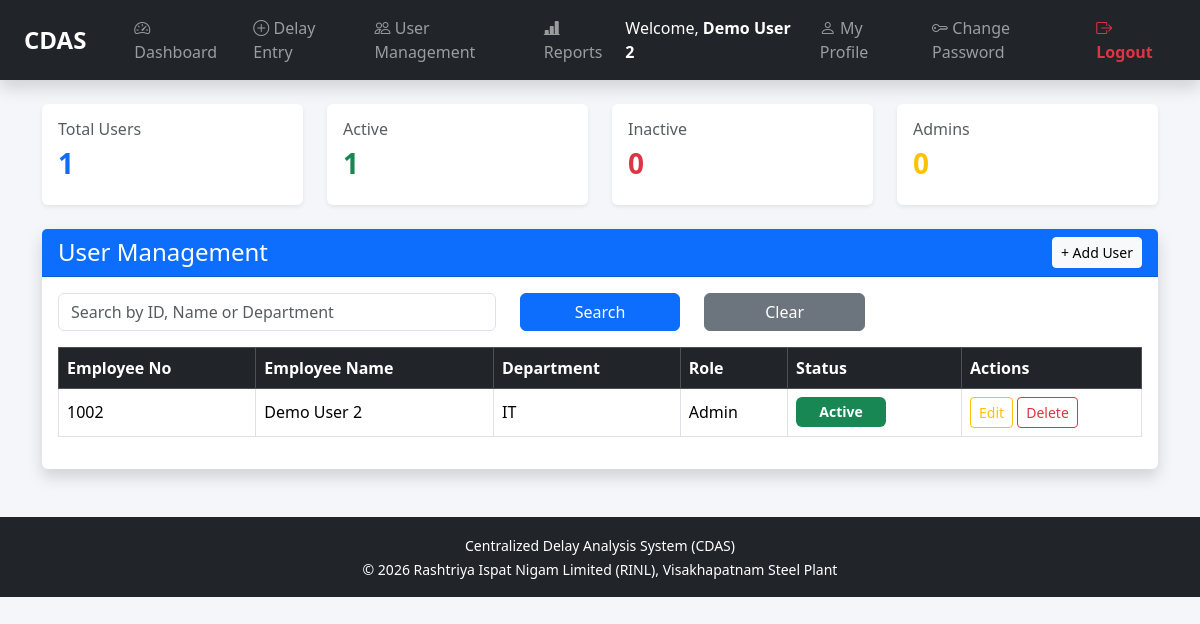
The page /users/ (signed in) on the database as committed earlier.
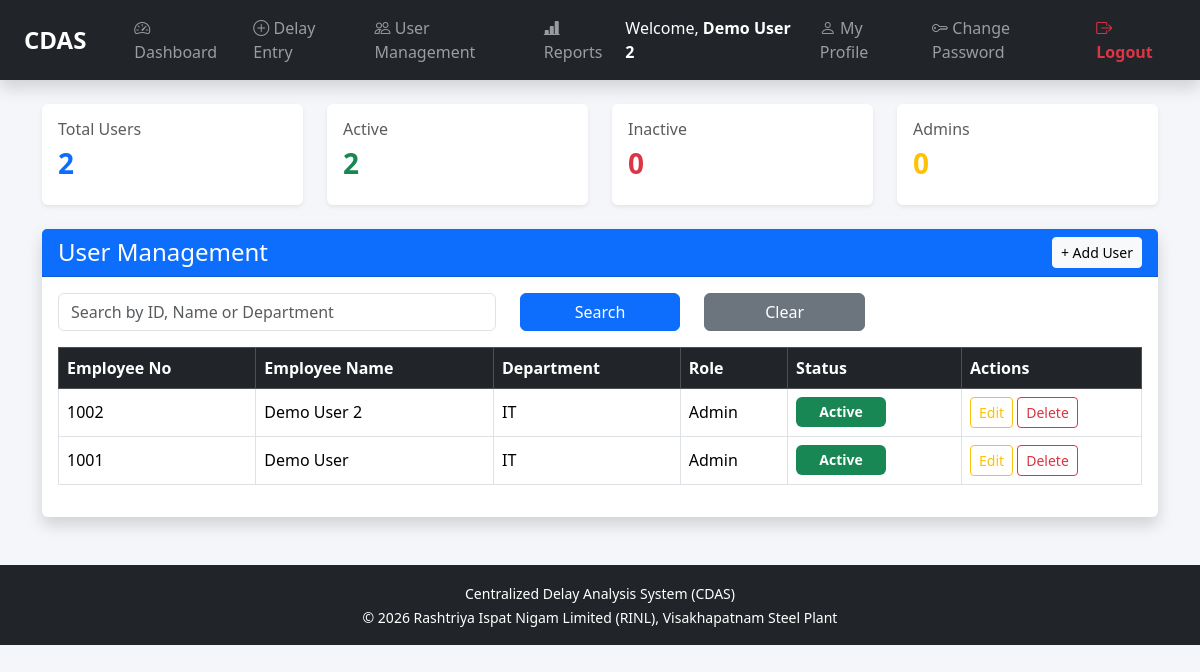
The same page on the database as committed later.
### accounts/models.py (models this page shows, shortened)
class User(models.Model):
    ROLE_CHOICES = [
        ("sys_admin", "System Admin"),
        ("dept_admin", "Department Admin"),
        ("dept_user", "Department User"),
        ("ppm_admin", "PPM Admin"),
        ("ppm_user", "PPM User"),
    ]
    STATUS_CHOICES = [
        ("Active", "Active"),
        ("Inactive", "Inactive"),
    ]
    emp_no = models.CharField(max_length=20, unique=True)
    emp_name = models.CharField(max_length=100)
    department = models.CharField(max_length=100, blank=True)
    password = models.CharField(max_length=100)
    role = models.CharField(
        max_length=20,
        choices=ROLE_CHOICES,
        default="dept_user"
    )
    status = models.CharField(
        max_length=10,
        choices=STATUS_CHOICES,
        default="Active"
    )

### accounts/views.py (the view)
def user_list(request):
    if "emp_no" not in request.session:
        return redirect("login")
    users = User.objects.all()
    search = request.GET.get("search")
    if search:
        users = users.filter(
            emp_no__icontains=search
        ) | users.filter(
            emp_name__icontains=search
        )
    total_users = User.objects.count()
    active_users = User.objects.filter(
        status="Active"
    ).count()
    inactive_users = User.objects.filter(
        status="Inactive"
    ).count()
    paginator = Paginator(
        users,
        10
    )
    page_number = request.GET.get("page")
    page_obj = paginator.get_page(
        page_number
    )
    total_users = User.objects.count()
    active_users = User.objects.filter(
    status="Active"
).count()
    inactive_users = User.objects.filter(
    status="Inactive"
).count()
    admin_count = User.objects.filter(
    role__in=[
        "sys_admin",
        "dept_admin",
        "ppm_admin"
    ]
).count()
    for u in users:
        print("Employee:", u.emp_no, "Status:", u.status)
    return render(
        request,
        "accounts/user_list.html",
        {
            "page_obj": page_obj,
            "search": search,
            "total_users": total_users,
            "active_users": active_users,
            "inactive_users": inactive_users,
            "total_users": total_users,
"active_users": active_users,
"inactive_users": inactive_users,
"admin_count": admin_count,
        }
    )

### accounts/templates/accounts/user_list.html (shortened to what the changed rows need)
{% extends "base.html" %}
{% block content %}
<div class="container mt-4">
<div class="row mb-4">
    <div class="col-md-3">
        <div class="card shadow-sm border-0">
            <div class="card-body">
                <h6 class="text-muted">
                    Total Users
                </h6>
                <h3 class="fw-bold text-primary">
                    {{ total_users }}
                </h3>
            </div>
        </div>
    </div>
    <div class="col-md-3">
        <div class="card shadow-sm border-0">
            <div class="card-body">
                <h6 class="text-muted">
                    Active
                </h6>
                <h3 class="fw-bold text-success">
                    {{ active_users }}
                </h3>
            </div>
        </div>
    </div>
</div>
<div class="card shadow border-0">
    <div class="card-body">
        <div class="table-responsive">
            <table class="table table-hover table-bordered align-middle">
                <thead class="table-dark">
                    <tr>
                        <th>
                            Employee No
                        </th>
                        <th>
                            Employee Name
                        </th>
                        <th>
                            Department
                        </th>
                        <th>
                            Role
                        </th>
                        <th>Status</th>
                        <th width="180">
                            Actions
                        </th>
                    </tr>
                </thead>
                <tbody>
                {% for user in page_obj %}
                    <tr>
                        <td>
                            {{ user.emp_no }}
                        </td>
                        <td>
                            {{ user.emp_name }}
                        </td>
                        <td>
                            {{ user.department }}
                        </td>
                        <td>
                            {{ user.get_role_display }}
                        </td>
                        <td>
    {% if user.status == "Active" %}
        <span class="badge bg-success px-3 py-2">
            Active
        </span>
    {% else %}
        <span class="badge bg-danger px-3 py-2">
            Inactive
        </span>
    {% endif %}
</td>
                        <td>
                            <a href="{% url 'user_edit' user.id %}"
   class="btn btn-outline-warning btn-sm">
    Edit
</a>
<a href="{% url 'user_delete' user.id %}"
   class="btn btn-outline-danger btn-sm"
   onclick="return confirm('Delete this user?');">
    Delete
</a>
                        </td>
                    </tr>
                {% endfor %}
                </tbody>
            </table>
        </div>
    </div>
</div>
</div>
{% endblock %}

### templates/base.html (shortened to what this page needs)
<!DOCTYPE html>
<html lang="en">
<head>
{% load static %}
<link href="https://cdn.jsdelivr.net/npm/bootstrap@5.3.3/dist/css/bootstrap.min.css"
rel="stylesheet">
<link href="https://cdn.jsdelivr.net/npm/bootstrap-icons@1.11.3/font/bootstrap-icons.css"
rel="stylesheet">
<link rel="stylesheet"
href="{% static 'css/style.css' %}">
</head>
<body>
{% if request.session.emp_no %}
<nav class="navbar navbar-expand-lg navbar-dark bg-dark shadow">
<div class="container-fluid px-4">
<a class="navbar-brand fw-bold fs-4"
href="{% url 'dashboard' %}">
CDAS
</a>
<div class="collapse navbar-collapse"
id="navbarMenu">
<ul class="navbar-nav me-auto mb-2 mb-lg-0 ms-3">
<li class="nav-item">
<a class="nav-link px-3"
href="{% url 'dashboard' %}">
<i class="bi bi-speedometer2"></i>
Dashboard
</a>
</li>
<li class="nav-item">
<a class="nav-link px-3"
href="{% url 'delay_entry' %}">
<i class="bi bi-plus-circle"></i>
Delay Entry
</a>
</li>
<li class="nav-item">
<a class="nav-link px-3"
href="{% url 'user_list' %}">
<i class="bi bi-people"></i>
User Management
</a>
</li>
<li class="nav-item">
<a class="nav-link px-3"
href="{% url 'report_home' %}">
<i class="bi bi-bar-chart-line-fill"></i>
Reports
</a>
</li>
</ul>
<ul class="navbar-nav ms-auto align-items-center">
<li class="nav-item">
<span class="navbar-text text-white me-4">
Welcome,
<strong>
{{ request.session.emp_name|default:"System Admin" }}
</strong>
</span>
</li>
<li class="nav-item">
<a class="nav-link px-3"
href="{% url 'profile' %}">
<i class="bi bi-person"></i>
My Profile
</a>
</li>
<li class="nav-item">
<a class="nav-link px-3"
href="{% url 'change_password' %}">
<i class="bi bi-key"></i>
Change Password
</a>
</li>
<li class="nav-item">
<a class="nav-link text-danger fw-semibold px-3"
href="{% url 'logout' %}">
<i class="bi bi-box-arrow-right"></i>
Logout
</a>
</li>
</ul>
</div>
</div>
</nav>
{% endif %}
<div class="container-fluid px-4 mt-4">
{% block content %}
{% endblock %}
</div>
{% if request.session.emp_no %}
<footer class="bg-dark text-white text-center mt-5 py-3">
<small>
Centralized Delay Analysis System (CDAS)
<br>
© 2026 Rashtriya Ispat Nigam Limited (RINL), Visakhapatnam Steel Plant
</small>
</footer>
{% endif %}
</body>
</html>

Rows that differ between the two databases and show on the page:
added User: emp_no "1001", emp_name "Demo User", department "IT", role "Admin", status "Active"
Other text that changed with them:
{{ total_users }}: "1" → "2"
{{ active_users }}: "1" → "2"
